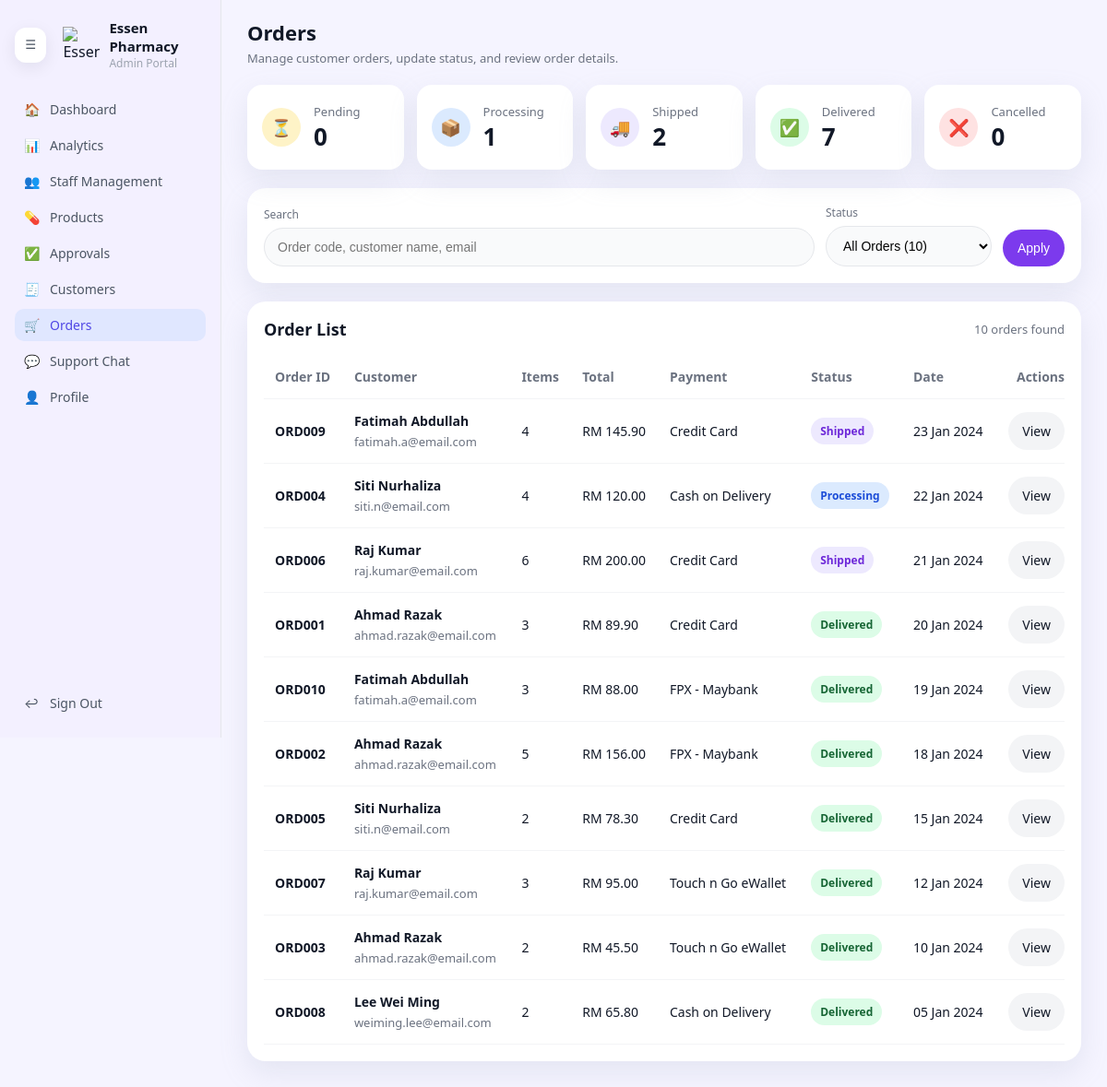
The app's page /admin/orders.php (signed in), older data.
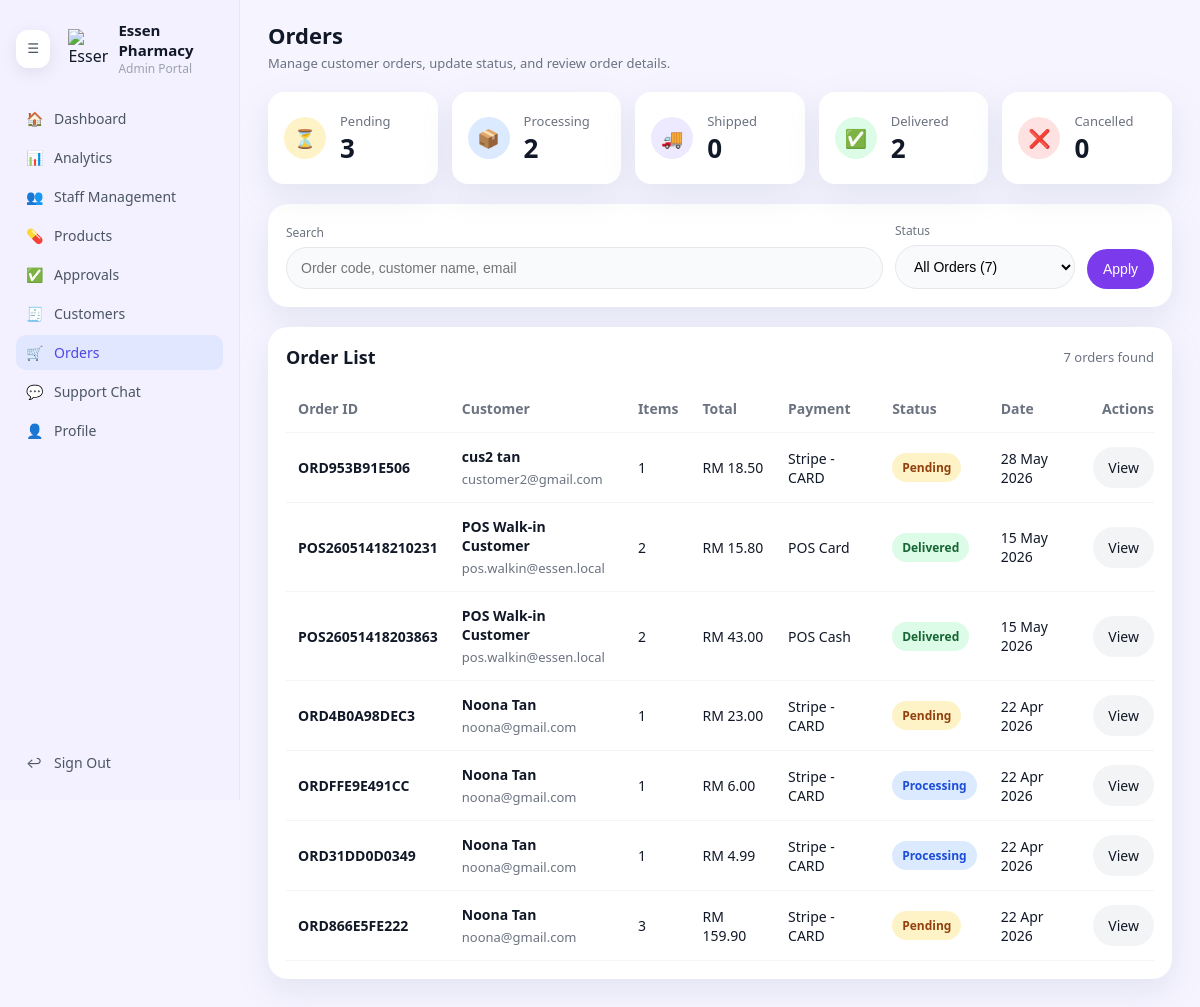
The same page, newer data.
### tables this page shows
CREATE TABLE `customer_orders` (
  `order_id` int(10) UNSIGNED NOT NULL,
  `order_code` varchar(20) NOT NULL,
  `customer_id` int(10) UNSIGNED NOT NULL,
  `cashier_user_id` int(10) UNSIGNED DEFAULT NULL,
  `order_date` date NOT NULL DEFAULT curdate(),
  `transaction_datetime` datetime DEFAULT NULL,
  `total` decimal(12,2) NOT NULL DEFAULT 0.00,
  `items` int(10) UNSIGNED NOT NULL DEFAULT 0,
  `status` enum('Pending','Processing','Shipped','Delivered','Cancelled') NOT NULL DEFAULT 'Pending',
  `paymentMethod` varchar(80) DEFAULT 'Unknown',
  `amount_paid` decimal(12,2) DEFAULT NULL,
  `change_amount` decimal(12,2) DEFAULT NULL,
  `order_source` varchar(30) NOT NULL DEFAULT 'Online',
  `created_at` timestamp NULL DEFAULT current_timestamp(),
  `updated_at` timestamp NULL DEFAULT current_timestamp() ON UPDATE current_timestamp()
);

CREATE TABLE `customers` (
  `customer_id` int(10) UNSIGNED NOT NULL,
  `user_id` int(10) UNSIGNED DEFAULT NULL,
  `customer_code` varchar(20) NOT NULL,
  `name` varchar(150) NOT NULL,
  `email` varchar(150) NOT NULL,
  `phone` varchar(40) DEFAULT NULL,
  `address` varchar(255) DEFAULT NULL,
  `join_date` date NOT NULL DEFAULT curdate(),
  `status` enum('active','inactive') NOT NULL DEFAULT 'active',
  `created_at` timestamp NULL DEFAULT current_timestamp(),
  `updated_at` timestamp NULL DEFAULT current_timestamp() ON UPDATE current_timestamp()
);

### admin/orders.php (the view, shortened to what this page needs)
<?php
require_once __DIR__ . '/../db.php';
function h($value) {
    return htmlspecialchars($value, ENT_QUOTES, 'UTF-8');
}
$search = trim($_GET['q'] ?? '');
$statusFilter = trim($_GET['status'] ?? 'all');
$statusConfig = [
    'Pending' => ['icon' => '⏳', 'class' => 'orders-stat-icon-pending'],
    'Processing' => ['icon' => '📦', 'class' => 'orders-stat-icon-processing'],
    'Shipped' => ['icon' => '🚚', 'class' => 'orders-stat-icon-shipped'],
    'Delivered' => ['icon' => '✅', 'class' => 'orders-stat-icon-delivered'],
    'Cancelled' => ['icon' => '❌', 'class' => 'orders-stat-icon-cancelled'],
];
$where = '1=1';
$sql = "SELECT o.order_id, o.order_code, o.customer_id, o.order_date, o.total, o.items, o.status, o.paymentMethod, o.created_at,
               c.name AS customer_name, c.email AS customer_email, c.phone AS customer_phone, c.address AS customer_address
        FROM customer_orders o
        JOIN customers c ON o.customer_id = c.customer_id
        WHERE $where
        ORDER BY o.order_date DESC, o.order_id DESC";
$stmt = $conn->prepare($sql);
if ($stmt) {
    $stmt->execute();
    $ordersResult = $stmt->get_result();
    $orders = $ordersResult->fetch_all(MYSQLI_ASSOC);
} else {
    $orders = [];
}
$statusCounts = [
    'Pending' => 0,
    'Processing' => 0,
    'Shipped' => 0,
    'Delivered' => 0,
    'Cancelled' => 0,
];
$countResult = $conn->query('SELECT status, COUNT(*) AS total FROM customer_orders GROUP BY status');
if ($countResult) {
    while ($row = $countResult->fetch_assoc()) {
        $statusCounts[$row['status']] = (int)$row['total'];
    }
}
$statusCounts['All'] = array_sum($statusCounts);
?>
<!DOCTYPE html>
<html lang="en">
<head>
    <link rel="stylesheet" href="css/admin-dashboard.css">
    <link rel="stylesheet" href="css/admin-orders.css">
</head>
<body>
<div class="admin-layout">
    <aside class="sidebar">
        <div class="sidebar-header">
            <button type="button" id="sidebarToggle" class="sidebar-toggle" aria-pressed="false" aria-label="Toggle sidebar">☰</button>
            <div class="logo-circle">
                <img src="../logo-transparent.png" alt="Essen Pharmacy" class="logo-image">
            </div>
            <div class="sidebar-brand">
                <div class="brand-title">Essen Pharmacy</div>
                <div class="brand-subtitle">Admin Portal</div>
            </div>
        </div>
        <nav class="sidebar-nav">
            <a href="dashboard.php" class="nav-item">
                <span class="nav-icon">🏠</span>
                <span class="nav-label">Dashboard</span>
            </a>
            <a href="analytics.php" class="nav-item">
                <span class="nav-icon">📊</span>
                <span class="nav-label">Analytics</span>
            </a>
            <a href="staff.php" class="nav-item">
                <span class="nav-icon">👥</span>
                <span class="nav-label">Staff Management</span>
            </a>
            <a href="products.php" class="nav-item">
                <span class="nav-icon">💊</span>
                <span class="nav-label">Products</span>
            </a>
            <a href="approvals.php" class="nav-item">
                <span class="nav-icon">✅</span>
                <span class="nav-label">Approvals</span>
            </a>
            <a href="customers.php" class="nav-item">
                <span class="nav-icon">🧾</span>
                <span class="nav-label">Customers</span>
            </a>
            <a href="orders.php" class="nav-item active">
                <span class="nav-icon">🛒</span>
                <span class="nav-label">Orders</span>
            </a>
            <a href="support-chat.php" class="nav-item">
                <span class="nav-icon">💬</span>
                <span class="nav-label">Support Chat</span>
            </a>
            <a href="profile.php" class="nav-item">
                <span class="nav-icon">👤</span>
                <span class="nav-label">Profile</span>
            </a>
        </nav>
        <div class="sidebar-footer">
            <a href="../logout.php" class="nav-item">
                <span class="nav-icon">↩</span>
                <span class="nav-label">Sign Out</span>
            </a>
        </div>
    </aside>
    <main class="main-content">
        <header class="main-header">
            <div class="page-header-brand">
                <div>
                    <h1>Orders</h1>
                    <p>Manage customer orders, update status, and review order details.</p>
                </div>
            </div>
        </header>
        <section class="orders-stats-grid">
            <?php foreach (['Pending', 'Processing', 'Shipped', 'Delivered', 'Cancelled'] as $status): ?>
                <?php $config = $statusConfig[$status]; ?>
                <article class="orders-stat-card">
                    <div class="orders-stat-card-icon <?php echo $config['class']; ?>"><?php echo $config['icon']; ?></div>
                    <div>
                        <div class="orders-stat-title">
                            <?php echo h($status); ?>
                        </div>
                        <div class="orders-stat-value"><?php echo number_format($statusCounts[$status]); ?></div>
                    </div>
                </article>
            <?php endforeach; ?>
        </section>
        <section class="orders-filter-card">
            <form class="orders-filter-row" method="get" action="orders.php">
                <label class="orders-search-group">
                    <span class="orders-label">Search</span>
                    <input
                        type="search"
                        name="q"
                        value="<?php echo h($search); ?>"
                        placeholder="Order code, customer name, email"
                        class="orders-search-input"
                    />
                </label>
                <label class="orders-filter-group">
                    <span class="orders-label">Status</span>
                    <select name="status" class="orders-filter-select" onchange="this.form.submit()">
                        <option value="all"<?php echo $statusFilter === 'all' ? ' selected' : ''; ?>>All Orders (<?php echo number_format($statusCounts['All']); ?>)</option>
                    </select>
                </label>
                <button type="submit" class="orders-filter-button">Apply</button>
            </form>
        </section>
        <section class="orders-table-card">
            <div class="orders-table-header">
                <h2>Order List</h2>
                <div class="orders-table-meta"><?php echo number_format(count($orders)); ?> order<?php echo count($orders) === 1 ? '' : 's'; ?> found</div>
            </div>
            <div class="orders-table-wrapper">
                <table class="orders-table">
                    <thead>
                        <tr>
                            <th>Order ID</th>
                            <th>Customer</th>
                            <th>Items</th>
                            <th>Total</th>
                            <th>Payment</th>
                            <th>Status</th>
                            <th>Date</th>
                            <th class="text-right">Actions</th>
                        </tr>
                    </thead>
                    <tbody>
                        <?php foreach ($orders as $order): ?>
                            <tr>
                                <td class="order-code"><?php echo h($order['order_code']); ?></td>
                                <td>
                                    <div class="order-customer">
                                        <span class="order-customer-name"><?php echo h($order['customer_name']); ?></span>
                                        <span class="order-customer-email"><?php echo h($order['customer_email']); ?></span>
                                    </div>
                                </td>
                                <td><?php echo (int)$order['items']; ?></td>
                                <td>RM <?php echo number_format((float)$order['total'], 2); ?></td>
                                <td><?php echo h($order['paymentMethod']); ?></td>
                                <td><span class="orders-badge orders-badge-<?php echo strtolower($order['status']); ?>"><?php echo h($order['status']); ?></span></td>
                                <td><?php echo date('d M Y', strtotime($order['order_date'])); ?></td>
                                <td class="text-right">
                                    <a class="orders-button" href="view-order.php?order_id=<?php echo (int)$order['order_id']; ?>">View</a>
                                </td>
                            </tr>
                        <?php endforeach; ?>
                    </tbody>
                </table>
            </div>
        </section>
    </main>
</div>
</body>
</html>

### admin/css/admin-dashboard.css (style rules this page uses)
body { margin: 0; font-family: system-ui, -apple-system, BlinkMacSystemFont, "Segoe UI", sans-serif; background-color: #f5f4ff; color: #111827; }
.admin-layout { display: grid; grid-template-columns: 240px minmax(0, 1fr); min-height: 100vh; }
.sidebar { position: sticky; top: 0; height: 100vh; overflow-y: auto; background-color: #f3f0ff; border-right: 1px solid #e5e7eb; display: flex; flex-direction: column; padding: 20px 16px; box-sizing: border-box; min-width: 240px; transition: width 0.2s ease, padding 0.2s ease; }
.sidebar-header { display: flex; align-items: center; gap: 10px; margin-bottom: 24px; }
.logo-circle { width: 40px; height: 40px; border-radius: 0; display: flex; align-items: center; justify-content: center; background: transparent; color: inherit; overflow: visible; }
.logo-image { width: 40px; height: 40px; max-width: 40px; max-height: 40px; display: block; object-fit: contain; }
.sidebar-toggle { display: inline-flex; align-items: center; justify-content: center; width: 38px; height: 38px; border: none; border-radius: 12px; background: #ffffff; color: #4b5563; cursor: pointer; box-shadow: 0 5px 18px rgba(15, 23, 42, 0.08); transition: background 0.2s ease, transform 0.2s ease; margin-right: 8px; }
.sidebar-brand .brand-title { font-size: 15px; font-weight: 600; }
.sidebar-brand .brand-subtitle { font-size: 12px; color: #9ca3af; }
.sidebar-nav { flex: 1; display: flex; flex-direction: column; gap: 4px; }
.nav-item { display: flex; align-items: center; gap: 10px; padding: 8px 10px; border-radius: 10px; text-decoration: none; color: #4b5563; font-size: 14px; }
.nav-item .nav-icon { width: 18px; }
.nav-item.active { background-color: #e0e7ff; color: #4f46e5; }
.sidebar-footer { margin-top: auto; }
.main-content { padding: 20px 28px 28px; box-sizing: border-box; }
.main-header h1 { margin: 0 0 4px; font-size: 22px; }
.main-header p { margin: 0; font-size: 13px; color: #6b7280; }

Row changes from the older to the newer data that the page shows:
removed customer_orders: order_code "ORD009", customer.name "Fatimah Abdullah", customer.email "fatimah.a@email.com", items "4", total "145.90", paymentMethod "Credit Card", status "Shipped", order_date "23 Jan 2024"
removed customer_orders: order_code "ORD004", customer.name "Siti Nurhaliza", customer.email "siti.n@email.com", items "4", total "120.00", paymentMethod "Cash on Delivery", status "Processing", order_date "22 Jan 2024"
removed customer_orders: order_code "ORD006", customer.name "Raj Kumar", customer.email "raj.kumar@email.com", items "6", total "200.00", paymentMethod "Credit Card", status "Shipped", order_date "21 Jan 2024"
removed customer_orders: order_code "ORD001", customer.name "Ahmad Razak", customer.email "ahmad.razak@email.com", items "3", total "89.90", paymentMethod "Credit Card", status "Delivered", order_date "20 Jan 2024"
removed customer_orders: order_code "ORD010", customer.name "Fatimah Abdullah", customer.email "fatimah.a@email.com", items "3", total "88.00", paymentMethod "FPX - Maybank", status "Delivered", order_date "19 Jan 2024"
removed customer_orders: order_code "ORD002", customer.name "Ahmad Razak", customer.email "ahmad.razak@email.com", items "5", total "156.00", paymentMethod "FPX - Maybank", status "Delivered", order_date "18 Jan 2024"
removed customer_orders: order_code "ORD005", customer.name "Siti Nurhaliza", customer.email "siti.n@email.com", items "2", total "78.30", paymentMethod "Credit Card", status "Delivered", order_date "15 Jan 2024"
removed customer_orders: order_code "ORD007", customer.name "Raj Kumar", customer.email "raj.kumar@email.com", items "3", total "95.00", paymentMethod "Touch n Go eWallet", status "Delivered", order_date "12 Jan 2024"
removed customer_orders: order_code "ORD003", customer.name "Ahmad Razak", customer.email "ahmad.razak@email.com", items "2", total "45.50", paymentMethod "Touch n Go eWallet", status "Delivered", order_date "10 Jan 2024"
removed customer_orders: order_code "ORD008", customer.name "Lee Wei Ming", customer.email "weiming.lee@email.com", items "2", total "65.80", paymentMethod "Cash on Delivery", status "Delivered", order_date "05 Jan 2024"
added customer_orders: order_code "ORD953B91E506", customer.name "cus2 tan", customer.email "customer2@gmail.com", items "1", total "18.50", paymentMethod "Stripe - CARD", status "Pending", order_date "28 May 2026"
added customer_orders: order_code "POS26051418210231", customer.name "POS Walk-in Customer", customer.email "pos.walkin@essen.local", items "2", total "15.80", paymentMethod "POS Card", status "Delivered", order_date "15 May 2026"
added customer_orders: order_code "POS26051418203863", customer.name "POS Walk-in Customer", customer.email "pos.walkin@essen.local", items "2", total "43.00", paymentMethod "POS Cash", status "Delivered", order_date "15 May 2026"
added customer_orders: order_code "ORD4B0A98DEC3", customer.name "Noona Tan", customer.email "noona@gmail.com", items "1", total "23.00", paymentMethod "Stripe - CARD", status "Pending", order_date "22 Apr 2026"
added customer_orders: order_code "ORDFFE9E491CC", customer.name "Noona Tan", customer.email "noona@gmail.com", items "1", total "6.00", paymentMethod "Stripe - CARD", status "Processing", order_date "22 Apr 2026"
added customer_orders: order_code "ORD31DD0D0349", customer.name "Noona Tan", customer.email "noona@gmail.com", items "1", total "4.99", paymentMethod "Stripe - CARD", status "Processing", order_date "22 Apr 2026"
added customer_orders: order_code "ORD866E5FE222", customer.name "Noona Tan", customer.email "noona@gmail.com", items "3", total "159.90", paymentMethod "Stripe - CARD", status "Pending", order_date "22 Apr 2026"
Text that changed along with them:
form field status: "All Orders (10)" → "All Orders (7)"
count($orders): "10" → "7"
new list line: "⏳ Pending 3"
new list line: "📦 Processing 2"
new list line: "🚚 Shipped 0"
new list line: "✅ Delivered 2"
list line gone: "⏳ Pending 0"
list line gone: "📦 Processing 1"
list line gone: "🚚 Shipped 2"
list line gone: "✅ Delivered 7"
